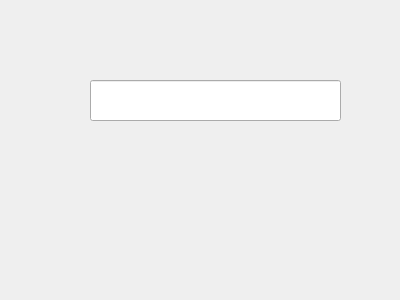
<?xml version="1.0" encoding="UTF-8"?>
<ui version="4.0">
 <class>Dialog</class>
 <widget class="QDialog" name="Dialog">
  <property name="geometry">
   <rect>
    <x>0</x>
    <y>0</y>
    <width>400</width>
    <height>300</height>
   </rect>
  </property>
  <property name="windowTitle">
   <string>Dialog</string>
  </property>
  <widget class="QLineEdit" name="texto">
   <property name="geometry">
    <rect>
     <x>90</x>
     <y>80</y>
     <width>251</width>
     <height>41</height>
    </rect>
   </property>
  </widget>
 </widget>
 <resources/>
 <connections/>
</ui>
